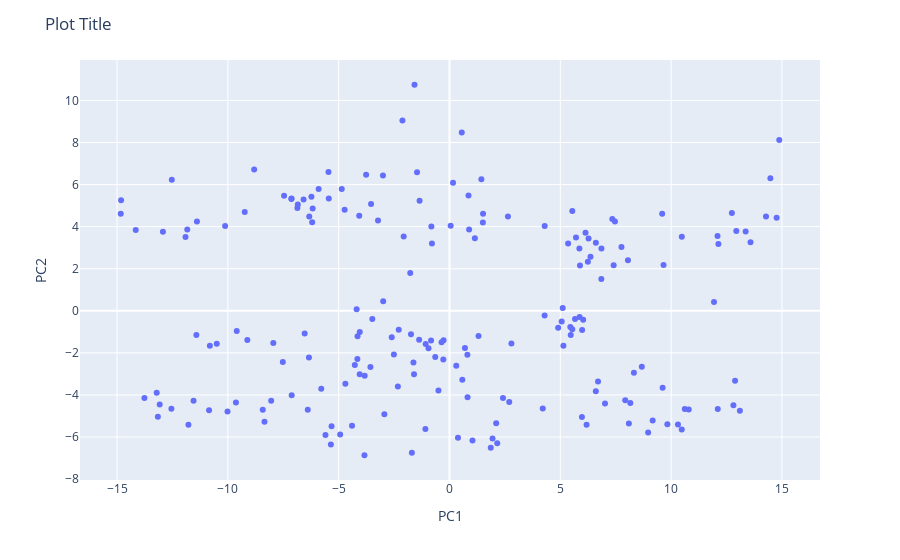

The notebook cell this image was saved under:
### Code cell
pca_df = pd.DataFrame(pca_data)
fig = px.scatter(pca_df,x = 0,y = 1)
newnames = {'0':'PC1', '1': 'PC2'}
fig.update_layout(
    title="Plot Title",
    xaxis_title="PC1",
    yaxis_title="PC2",
  
)

fig.show()

### Figure 1 — Plotly figure (JSON) as saved in the notebook; plotly's stock layout.template omitted (floating-point values rounded to 4 significant figures; data arrays with more than 128 entries replaced by an {"elided": "..."} marker saying what was removed)
{"data": [{"hovertemplate": "0=%{x}<br>1=%{y}<extra></extra>", "legendgroup": "", "marker": {"color": "#636efa", "symbol": "circle"}, "mode": "markers", "name": "", "orientation": "v", "showlegend": false, "type": "scatter", "x": {"elided": "192 float values"}, "xaxis": "x", "y": {"elided": "192 float values"}, "yaxis": "y"}], "layout": {"legend": {"tracegroupgap": 0}, "margin": {"t": 60}, "title": {"text": "Plot Title"}, "xaxis": {"anchor": "y", "domain": [0, 1], "title": {"text": "PC1"}}, "yaxis": {"anchor": "x", "domain": [0, 1], "title": {"text": "PC2"}}}}
